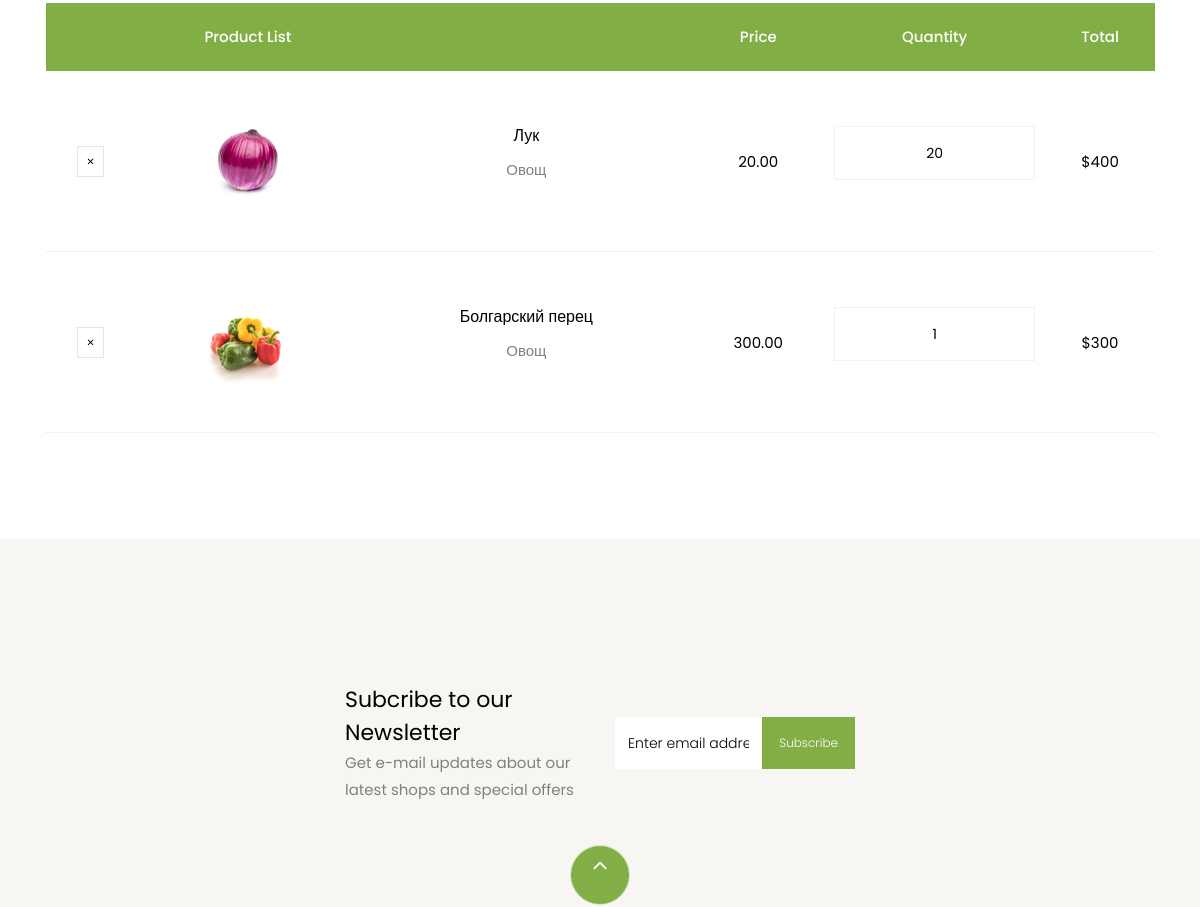
Before: /cart/wishlist/ (signed in, middle part) with the older database file.
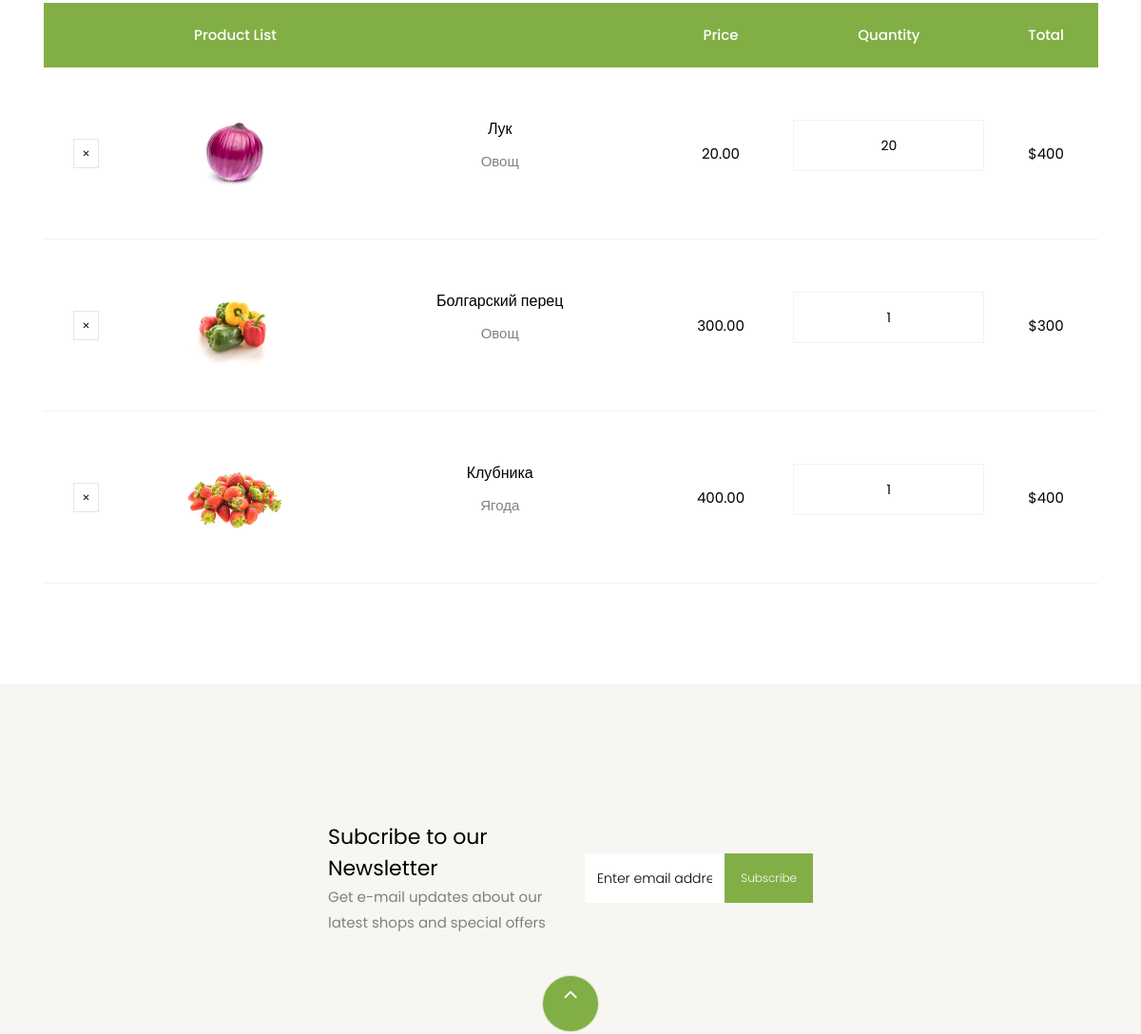
After: the same page with the newer database file.
### apps/cart_shop/models.py (models this page shows, shortened)
class WishList(models.Model):
   cart = models.ForeignKey(Cart, on_delete=models.CASCADE)
   product = models.ForeignKey(Product, on_delete=models.CASCADE)
   quantity = models.IntegerField(default=1)
   created_at = models.DateTimeField(auto_now_add=True)
   updated_at = models.DateTimeField(auto_now=True)

class Product(models.Model):
    name = models.CharField(max_length=255)
    price = models.DecimalField(max_digits=10, decimal_places=2)
    discount = models.IntegerField(null=True, blank=True)
    description = models.TextField()
    image = models.ImageField(upload_to='static/shop/images', null=True, blank=True)
    created_at = models.DateTimeField(auto_now_add=True)
    updated_at = models.DateTimeField(auto_now=True)

### apps/cart_shop/views.py (the view)
# urls.py: path('wishlist/', ViewWishlist.as_view(), name='wishlist'),
class ViewWishlist(View):
    def get(self, request):
        if not request.user.is_authenticated:
            return render(request, 'cart_shop/404.html')
        cart_items = WishList.objects.filter(cart__user=request.user)
        data = list(cart_items)
        context = {'cart_items': data}
        return render(request, 'cart_shop/wishlist.html', context)

### apps/cart_shop/templates/cart_shop/wishlist.html (shortened to what this page needs)
{% extends 'home/base.html' %}
{% load static %}
{% block content %}
    <section class="ftco-section ftco-cart">
			<div class="container">
				<div class="row">
    			<div class="col-md-12 ftco-animate">
    				<div class="cart-list">
	    				<table class="table">
						    <thead class="thead-primary">
						      <tr class="text-center">
						        <th>&nbsp;</th>
						        <th>Product List</th>
						        <th>&nbsp;</th>
						        <th>Price</th>
						        <th>Quantity</th>
						        <th>Total</th>
						      </tr>
						    </thead>
						    <tbody>
								{% for item in cart_items %}
						      <tr class="text-center">
						        <td class="product-remove"><a href="{% url 'cart_shop:remove_from_wish' item.id %}"><span class="ion-ios-close"></span></a></td>
						        <td class="image-prod"><div class="img" style="background-image:url({{item.product.image.url}});"></div></td>
						        <td class="product-name">
						        	<h3>{{item.product.name}}</h3>
						        	<p>{{item.product.description}}</p>
						        </td>
						        <td class="price">{{item.product.price}}</td>
						        <td class="quantity">
						        	<div class="input-group mb-3">
					             	<input type="text" name="quantity" class="quantity form-control input-number" value={{item.quantity}} min="1" max="100">
					          	</div>
					          </td>
						        <td class="total">${% widthratio item.product.price 1 item.quantity %}</td>
						      </tr>
								{% endfor %}
						    </tbody>
						  </table>
					  </div>
    			</div>
    		</div>
			</div>
		</section>
		<section class="ftco-section ftco-no-pt ftco-no-pb py-5 bg-light">
      <div class="container py-4">
        <div class="row d-flex justify-content-center py-5">
          <div class="col-md-6">
{% endblock %}

Changed rows visible on the page:
added WishList: product.image (picture), product.name "Клубника", product.description "Ягода", product.price "400.00", quantity "1", product+quantity "400"
